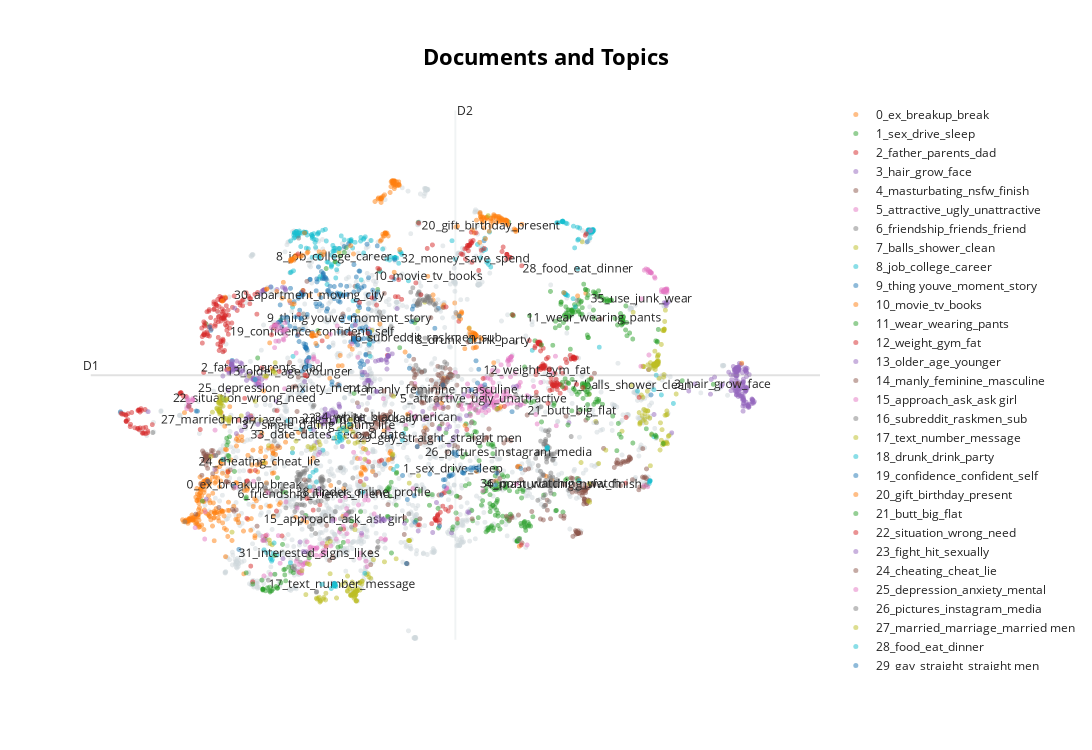

Here is the notebook cell this chart was saved with:
### Code cell
#visualize with best parameters 
hdbscan_model = hdbscan.HDBSCAN(min_cluster_size=350, 
                                min_samples=1,
                                metric='euclidean', #default
                                cluster_selection_method='eom',
                                prediction_data=True) 
topic_model = BERTopic(
                        hdbscan_model = hdbscan_model,
                        umap_model = umap_model,
                        #seed_topic_list = seed_topic_list,
                        vectorizer_model = vectorizer_model,
                        ctfidf_model = ctfidf_model,
                        calculate_probabilities = False,  #faster runtime
                       )

topics, _ = topic_model.fit_transform(askmen_sample_docs, askmen_sample_embeddings)
topic_model.visualize_documents(askmen_sample_docs, embeddings=askmen_sample_embeddings, sample=.1)
